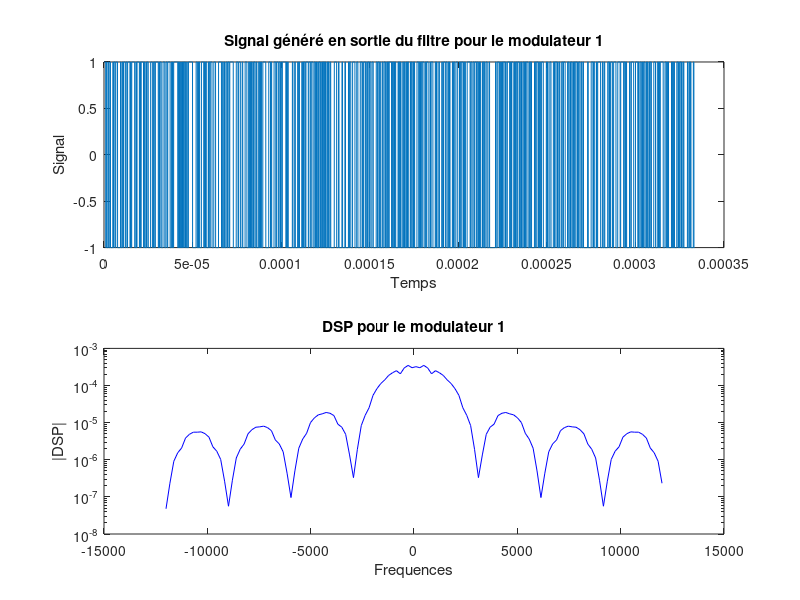
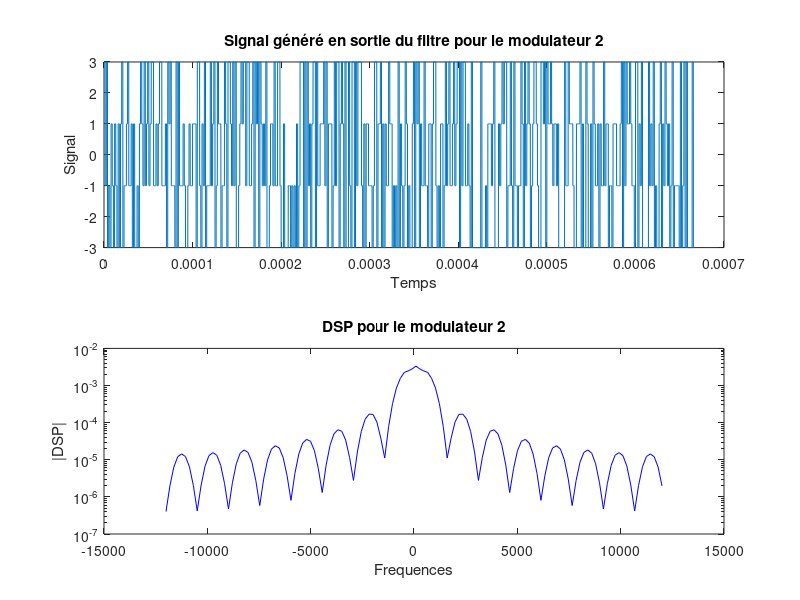

Here is the MATLAB script that generated these plots, in order: (Note: this script raises an error after producing the figures.)
clear all
close all

%% Paramètres généraux
Fe = 24000;     % Hz
Te = 1 / Fe;    % s
Rb = 3000;      % bits/s
Tb = 1 / Rb;    % s/bits
NbBits = 1000;

% Création d'une séquence aléatoire de bits dans [0 1]
bits = randi([0 1], 1, NbBits);


%%%%%%%%%%%%%%%%%%%%%%%%%%%%%%%%%%%%%%%%%%%%%%%%%%%%%%%%%%%%%%%%%%
%% Etude de modulateurs en bande de base - efficacité spectrale %%
%%%%%%%%%%%%%%%%%%%%%%%%%%%%%%%%%%%%%%%%%%%%%%%%%%%%%%%%%%%%%%%%%%


%% Modulateur 1

% Paramètres du modulateur
M = 2;                      % 2^1 : ordre du modulateur
Rs = Rb / log2(M);  
Ts = 1 / Rs;
Ns = floor(Ts / Te);        % Nombre d'échantillons sur une période symbole
Nbs = NbBits / log2(M);
Ne = Nbs * Ns;              % Nombre d'échantillons

% Transformer la séquence de bits en séquence de symboles
symboles = 2 * bits - 1;

% Calculer le peigne de Dirac associé à notre séquence de symboles
peigneDirac = kron(symboles, [1 zeros(1, Ns-1)]);

% Définition du filtre h
h = ones(1, Ns);    % car hauteur de la porte = 1

% Filtrage
x = filter(h, 1, peigneDirac);

% Echelle de temps
echelle_temporelle = linspace(0, Ts, Ne);

% Calcul de la DSP
Sx_Welch_Mod1 = pwelch(x, [],[],[],Fe,'twosided');

% Echelle en fréquence
echelle_frequentielle_Mod1 = linspace(-Fe/2, Fe/2, length(Sx_Welch_Mod1));

% Tracé de la réponse impulsionnelle du filtre
figure
subplot(2,1,1)
plot(echelle_temporelle, x);
title('Signal généré en sortie du filtre pour le modulateur 1');
xlabel('Temps');
ylabel('Signal');

subplot(2,1,2)
semilogy(echelle_frequentielle_Mod1, fftshift(abs(Sx_Welch_Mod1)), 'b')
title('DSP pour le modulateur 1');
xlabel('Frequences');
ylabel('|DSP|');


%% Modulateur 2

% Paramètres du modulateur
M = 4;                      % 2^2 : ordre du modulateur
Rs = Rb / log2(M);  
Ts = 1 / Rs;
Ns = floor(Ts / Te);        % Nombre d'échantillons sur une période symbole
Nbs = NbBits / log2(M);
Ne = Nbs * Ns;              % Nombre d'échantillons

% Transformer la séquence de bits en séquence de symboles
entiers = bi2de(reshape(bits, NbBits/log2(M), log2(M)));
symboles = (2*entiers-3)';

% Calculer le peigne de Dirac associé à notre séquence de symboles
peigneDirac = kron(symboles, [1 zeros(1, Ns-1)]);

% Définition du filtre h
h = ones(1, Ns);    % car hauteur de la porte = 1

% Filtrage
x = filter(h, 1, peigneDirac);

% Echelle de temps
echelle_temporelle = linspace(0, Ts, length(x));

% Calcul de la DSP
Sx_Welch_Mod2 = pwelch(x, [],[],[],Fe,'twosided');

% Echelle en fréquence
echelle_frequentielle_Mod2 = linspace(-Fe/2, Fe/2, length(Sx_Welch_Mod2));

% Tracé de la réponse impulsionnelle du filtre
figure
subplot(2,1,1)
plot(echelle_temporelle, x);
title('Signal généré en sortie du filtre pour le modulateur 2');
xlabel('Temps');
ylabel('Signal');

subplot(2,1,2)
semilogy(echelle_frequentielle_Mod2, fftshift(abs(Sx_Welch_Mod2)), 'b')
title('DSP pour le modulateur 2');
xlabel('Frequences');
ylabel('|DSP|');


%% Modulateur 3

% Paramètres du modulateur
M = 2;                      % 2^1 : ordre du modulateur
Rs = Rb / log2(M);  
Ts = 1 / Rs;
Ns = floor(Ts / Te);        % Nombre d'échantillons sur une période symbole
Nbs = NbBits / log2(M);
Ne = Nbs * Ns;              % Nombre d'échantillons

% Transformer la séquence de bits en séquence de symboles
symboles = 2 * bits - 1;

% Calculer le peigne de Dirac associé à notre séquence de symboles
peigneDirac = kron(symboles, [1 zeros(1, Ns-1)]);

% Définition du filtre h
alpha = 0.5;
L = 10;
h = rcosdesign(alpha, L, Ns);

% Filtrage
x = filter(h, 1, peigneDirac);

% Echelle de temps
echelle_temporelle = linspace(0, Ts, length(x));

% Calcul de la DSP
Sx_Welch_Mod3 = pwelch(x, [],[],[],Fe,'twosided');

% Echelle en fréquence
echelle_frequentielle_Mod3 = linspace(-Fe/2, Fe/2, length(Sx_Welch_Mod3));

% Tracé de la réponse impulsionnelle du filtre
figure
subplot(2,1,1)
plot(echelle_temporelle, x);
title('Signal généré en sortie du filtre pour le modulateur 3');
xlabel('Temps');
ylabel('Signal');

subplot(2,1,2)
semilogy(echelle_frequentielle_Mod3, fftshift(abs(Sx_Welch_Mod3)), 'b')
title('DSP pour le modulateur 3');
xlabel('Frequences');
ylabel('|DSP|');


%% Tracé des 3 DSP sur la meme figure

figure
semilogy(echelle_frequentielle_Mod1, fftshift(abs(Sx_Welch_Mod1)), 'b')
hold on
semilogy(echelle_frequentielle_Mod2, fftshift(abs(Sx_Welch_Mod2)), 'r')
hold on
semilogy(echelle_frequentielle_Mod3, fftshift(abs(Sx_Welch_Mod3)), 'g')
legend('Modulateur 1', 'Modulateur 2', 'Modulateur 3')
title('Tracé des DSP supperposées')
xlabel('Frequences')
ylabel('|DSP|')


%%%%%%%%%%%%%%%%%%%%%%%%%%%%%%%%%%%%%%%%%%%%%%%%%%%%%%%%%%%%%%%%%
%% Etude des interférences entre symboles - critère de Nyquist %%
%%%%%%%%%%%%%%%%%%%%%%%%%%%%%%%%%%%%%%%%%%%%%%%%%%%%%%%%%%%%%%%%%

% Nombre de bits
NbBits = 10;

% Création d'une séquence aléatoire de bits dans [0 1]
bits = randi([0 1], 1, NbBits);

%% Signal en sortie du filtre de réception

% Paramètres du modulateur
M = 2;                      % 2^1 : ordre du modulateur
Rs = Rb / log2(M);  
Ts = 1 / Rs;
Ns = floor(Ts / Te);        % Nombre d'échantillons sur une période symbole
Nbs = NbBits / log2(M);
Ne = Nbs * Ns;              % Nombre d'échantillons

% Transformer la séquence de bits en séquence de symboles
symboles = 2 * bits - 1;

% Calculer le peigne de Dirac associé à notre séquence de symboles
peigneDirac = kron(symboles, [1 zeros(1, Ns-1)]);

% Définition du filtre h (mise en forme et réception)
h = ones(1, Ns);    % car hauteur de la porte = 1

% Filtrage
modulation_signal = filter(h, 1, peigneDirac);
demodulation_signal = filter(h, 1, modulation_signal);
reponse_impulsionnelle_globale = conv(h, h);


% Tracé des symboles
% Echelle de temps
echelle_temporelle = linspace(0, Ts, Ne);

figure
subplot(3,1,1)
plot(echelle_temporelle, peigneDirac);
title('Symboles');
xlabel('Temps');
ylabel('Symboles')

% Tracé de la réponse impulsionnelle globale de la chaine de transmission
% Echelle de temps
echelle_temporelle = linspace(0, Ts, length(reponse_impulsionnelle_globale));

subplot(3,1,2)
plot(echelle_temporelle, reponse_impulsionnelle_globale);
n0 = 3;
%for i = 0:2
%    xline(n0);

%end
title('Réponse impulsionnelle globale de la chaine de transmission');
xlabel('Temps');
ylabel('Réponse impulsionnelle');

% Tracé du signal en sortie du filtre de réception
% Echelle de temps
echelle_temporelle = linspace(0, Ts, Ne);

subplot(3,1,3)
plot(echelle_temporelle, demodulation_signal);
title('Signal en sortie du filtre de réception');
xlabel('Temps');
ylabel('Signal');

%% Tracé du diagramme de l'oeil
% Création du diagramme de l'oeil
diagramme_oeil = reshape(demodulation_signal, Ns, length(demodulation_signal) / Ns);

figure
plot(diagramme_oeil);
title("Diagramme de l'oeil en sortie du filtre de réception");
xlabel('Temps');
ylabel('Signal');


%% Détecteur à seuil (n0 = 8)
n0 = 8;
signaldem_ech = demodulation_signal(n0:Ns:length(demodulation_signal)); % Ns = 8
classes = signaldem_ech > 0;

% Taux d'erreur binaire
TEB_optimal = sum(classes ~= bits) / NbBits


%% Détecteur à seuil (n0 = 3)
n0 = 5;
signaldem_ech = demodulation_signal(n0:Ns:length(demodulation_signal)); % Ns = 8
classes = signaldem_ech > 0;

% Taux d'erreur binaire
TEB_nonoptimal = sum(classes ~= bits) / NbBits


%%%%%%%%%%%%%%%%%%%%%%%%%%%%%%%%%%%%%%%%%%%%%%%%%%%%%%%%%%%%%%%%%%%%%%%%%%%%%%%%%%%%%%%%%%%%%%%
%% Étude de l'impact d'un canal à bruit additif, blanc et Gaussien - Efficacité en puissance %%
%%%%%%%%%%%%%%%%%%%%%%%%%%%%%%%%%%%%%%%%%%%%%%%%%%%%%%%%%%%%%%%%%%%%%%%%%%%%%%%%%%%%%%%%%%%%%%%

% Nombre de bits
NbBits = 1000;

% Création d'une séquence aléatoire de bits dans [0 1]
bits = randi([0 1], 1, NbBits);

%% Chaine 1
% Paramètres du modulateur
M = 2;                      % 2^1 : ordre du modulateur
Rs = Rb / log2(M);  
Ts = 1 / Rs;
Ns = floor(Ts / Te);        % Nombre d'échantillons sur une période symbole
Nbs = NbBits / log2(M);
Ne = Nbs * Ns;              % Nombre d'échantillons

% Transformer la séquence de bits en séquence de symboles
symboles = 2 * bits - 1;

% Calculer le peigne de Dirac associé à notre séquence de symboles
peigneDirac = kron(symboles, [1 zeros(1, Ns-1)]);

% Définition du filtre h (mise en forme et réception)
h = ones(1, Ns);    % car hauteur de la porte = 1

% Filtrage
modulation_signal = filter(h, 1, peigneDirac);
demodulation_signal = filter(h, 1, modulation_signal);

% Tracé du diagramme de l'oeil
% Création du diagramme de l'oeil
diagramme_oeil = reshape(demodulation_signal, Ns, length(demodulation_signal) / Ns);

figure
plot(diagramme_oeil);
title("Diagramme de l'oeil de la chaine 1");
xlabel('Temps');
ylabel('Signal');

% Détecteur à seuil
n0 = 8;
signaldem_ech = demodulation_signal(n0:Ns:length(demodulation_signal)); % Ns = 8
classes = signaldem_ech > 0;

% Taux d'erreur binaire
TEB_chaine1_opt = sum(classes ~= bits) / NbBits

% Ajout du bruit
EbN0dB=[1:8];
EbN0=10.^(EbN0dB./10);
TEB_theorique = qfunc(sqrt(2 * EbN0));
TEB_chaine1 = zeros(1,length(EbN0dB));

for k = 1:length(EbN0dB)
    
    Px = mean(abs(modulation_signal).^2);
    sigma_n = sqrt((Px*Ns) / (2*log2(M) * EbN0(k) ));
    bruit = sigma_n * randn(1, length(modulation_signal));

    signal_canal = modulation_signal + bruit;

    demodulation_signal = filter(h, 1, signal_canal);

    diagramme_oeil = reshape(demodulation_signal, Ns, length(demodulation_signal) / Ns);
    
    % Détecteur à seuil
    n0 = 8;
    signaldem_ech = demodulation_signal(n0:Ns:length(demodulation_signal)); % Ns = 8
    classes = signaldem_ech > 0;
    
    % Taux d'erreur binaire
    TEB_chaine1(k) = sum(classes ~= bits) / NbBits;

    if i == 1
        subplot(1,2,1);
        plot(diagramme_oeil);
        title("Diagramme de l'oeil de la chaine 1 avec Eb/N0 = 1");
        xlabel('Temps');
        ylabel('Signal');
    elseif i == 8
        subplot(1,2,2);
        plot(diagramme_oeil);
        title("Diagramme de l'oeil de la chaine 1 avec Eb/N0 = 8");
        xlabel('Temps');
        ylabel('Signal');
    end

end

figure
semilogy(EbN0dB, TEB_theorique,'g','LineWidth',3)
hold on
semilogy(EbN0dB, TEB_chaine1,'r^','LineWidth',3,'MarkerSize',10);
legend("TEB théorique","TEB empirique");
title("Tracé des TEB pour la chaine 1");
xlabel('E_b/N_0(dB)')
grid


%% Chaine 2
% Paramètres du modulateur
M = 2;                      % 2^1 : ordre du modulateur
Rs = Rb / log2(M);  
Ts = 1 / Rs;
Ns = floor(Ts / Te);        % Nombre d'échantillons sur une période symbole
Nbs = NbBits / log2(M);
Ne = Nbs * Ns;              % Nombre d'échantillons

% Transformer la séquence de bits en séquence de symboles
symboles = 2 * bits - 1;

% Calculer le peigne de Dirac associé à notre séquence de symboles
peigneDirac = kron(symboles, [1 zeros(1, Ns-1)]);

% Définition du filtre h (mise en forme)
h = ones(1, Ns);    % car hauteur de la porte = 1

% Définition du filtre h (réception)
hr = ones(1, Ns/2);    % car hauteur de la porte = 1

% Filtrage
modulation_signal = filter(h, 1, peigneDirac);
demodulation_signal = filter(hr, 1, modulation_signal);

% Tracé du diagramme de l'oeil
% Création du diagramme de l'oeil
diagramme_oeil = reshape(demodulation_signal, Ns, length(demodulation_signal) / Ns);

figure
plot(diagramme_oeil);
title("Diagramme de l'oeil de la chaine 2");
xlabel('Temps');
ylabel('Signal');

% Détecteur à seuil
n0 = 6;
signaldem_ech = demodulation_signal(n0:Ns:length(demodulation_signal)); % Ns = 8
classes = signaldem_ech > 0;

% Taux d'erreur binaire
TEB_chaine2_opt = sum(classes ~= bits) / NbBits

% Ajout du bruit
EbN0dB=[1:8];
EbN0=10.^(EbN0dB./10);
TEB_theorique = qfunc(sqrt(2 * EbN0));
TEB_chaine2 = zeros(1,length(EbN0dB));

for k = 1:length(EbN0dB)
    
    Px = mean(abs(modulation_signal).^2);
    sigma_n = sqrt((Px*Ns) / (2*log2(M) * EbN0(k) ));
    bruit = sigma_n * randn(1, length(modulation_signal));

    signal_canal = modulation_signal + bruit;

    demodulation_signal = filter(hr, 1, signal_canal);

    diagramme_oeil = reshape(demodulation_signal, Ns, length(demodulation_signal) / Ns);
    
    % Détecteur à seuil
    n0 = 8;
    signaldem_ech = demodulation_signal(n0:Ns:length(demodulation_signal)); % Ns = 8
    classes = signaldem_ech > 0;
    
    % Taux d'erreur binaire
    TEB_chaine2(k) = sum(classes ~= bits) / NbBits;

    if i == 1
        subplot(1,2,1);
        plot(diagramme_oeil);
        title("Diagramme de l'oeil de la chaine 1 avec Eb/N0 = 1");
        xlabel('Temps');
        ylabel('Signal');
    elseif i == 8
        subplot(1,2,2);
        plot(diagramme_oeil);
        title("Diagramme de l'oeil de la chaine 1 avec Eb/N0 = 8");
        xlabel('Temps');
        ylabel('Signal');
    end

end

figure
semilogy(EbN0dB, TEB_theorique,'g','LineWidth',3)
hold on
semilogy(EbN0dB, TEB_chaine2,'r^','LineWidth',3,'MarkerSize',10);
legend("TEB théorique","TEB empirique");
title("Tracé des TEB pour la chaine 2");
xlabel('E_b/N_0(dB)')
grid


%% Chaine 3
% Paramètres du modulateur
M = 4;                      % 2^2 : ordre du modulateur
Rs = Rb / log2(M);  
Ts = 1 / Rs;
Ns = floor(Ts / Te);        % Nombre d'échantillons sur une période symbole
Nbs = NbBits / log2(M);
Ne = Nbs * Ns;              % Nombre d'échantillons

% Transformer la séquence de bits en séquence de symboles
entiers = bi2de(reshape(bits, NbBits/log2(M), log2(M)));
symboles = qammod(entiers, M);

% Calculer le peigne de Dirac associé à notre séquence de symboles
peigneDirac = kron(symboles.', [1 zeros(1, Ns-1)]);

% Définition du filtre h (mise en forme et réception)
h = ones(1, Ns);    % car hauteur de la porte = 1

% Filtrage
modulation_signal = filter(h, 1, peigneDirac);
demodulation_signal = filter(h, 1, modulation_signal);
reponse_impulsionnelle_globale = conv(h, h);

% Tracé du diagramme de l'oeil
% Création du diagramme de l'oeil
% diagramme_oeil = reshape(demodulation_signal, Ns, length(demodulation_signal) / Ns);
diagramme_oeil = eyediagram(demodulation_signal, 2*Ns, 2*Ns);

% Détecteur à seuil
n0 = 16;
signaldem_ech = demodulation_signal(n0:Ns:length(demodulation_signal));
symboles_estimes = qamdemod(signaldem_ech, M);
entiers_estimes = de2bi(symboles_estimes);

cpt_TEB = 0;
for i = 1:length(entiers)
    if entiers(i) ~= symboles_estimes(i)
        cpt_TEB = cpt_TEB + 1;
    end
end

% Taux d'erreur binaire
TEB_chaine3_opt = cpt_TEB / length(entiers)

% Ajout du bruit
EbN0dB=[1:8];
EbN0=10.^(EbN0dB./10);
TEB_theorique = (2/log2(M)) * ((M-1) / M) * qfunc(sqrt(((6*log2(M)) / (M^2 - 1)) * EbN0));
TEB_chaine3 = zeros(1,length(EbN0dB));

for k = 1:length(EbN0dB)
    
    Px = mean(abs(modulation_signal).^2);
    sigma_n = sqrt((Px*Ns) / (2*log2(M) * EbN0(k) ));
    bruit = sigma_n * randn(1, length(modulation_signal));

    signal_canal = modulation_signal + bruit;

    demodulation_signal = filter(h, 1, signal_canal);


    % Détecteur à seuil
    n0 = 16;
    signaldem_ech = demodulation_signal(n0:Ns:length(demodulation_signal));
    symboles_estimes = qamdemod(signaldem_ech, M);
    entiers_estimes = de2bi(symboles_estimes);
    
    cpt_TEB = 0;
    for j = 1:length(entiers)
        if entiers(j) ~= symboles_estimes(j)
            cpt_TEB = cpt_TEB + 1;
        end
    end

    % Taux d'erreur binaire
    TEB_chaine3(k) = cpt_TEB / length(entiers);

    if k == 1 || k == 8
        diagramme_oeil = eyediagram(demodulation_signal, 2*Ns, 2*Ns);
    end

end

figure
semilogy(EbN0dB, TEB_theorique,'g','LineWidth',3)
hold on
semilogy(EbN0dB, TEB_chaine3,'r^','LineWidth',3,'MarkerSize',10);
legend("TEB théorique","TEB empirique");
title("Tracé des TEB pour la chaine 3");
xlabel('E_b/N_0(dB)')
grid
